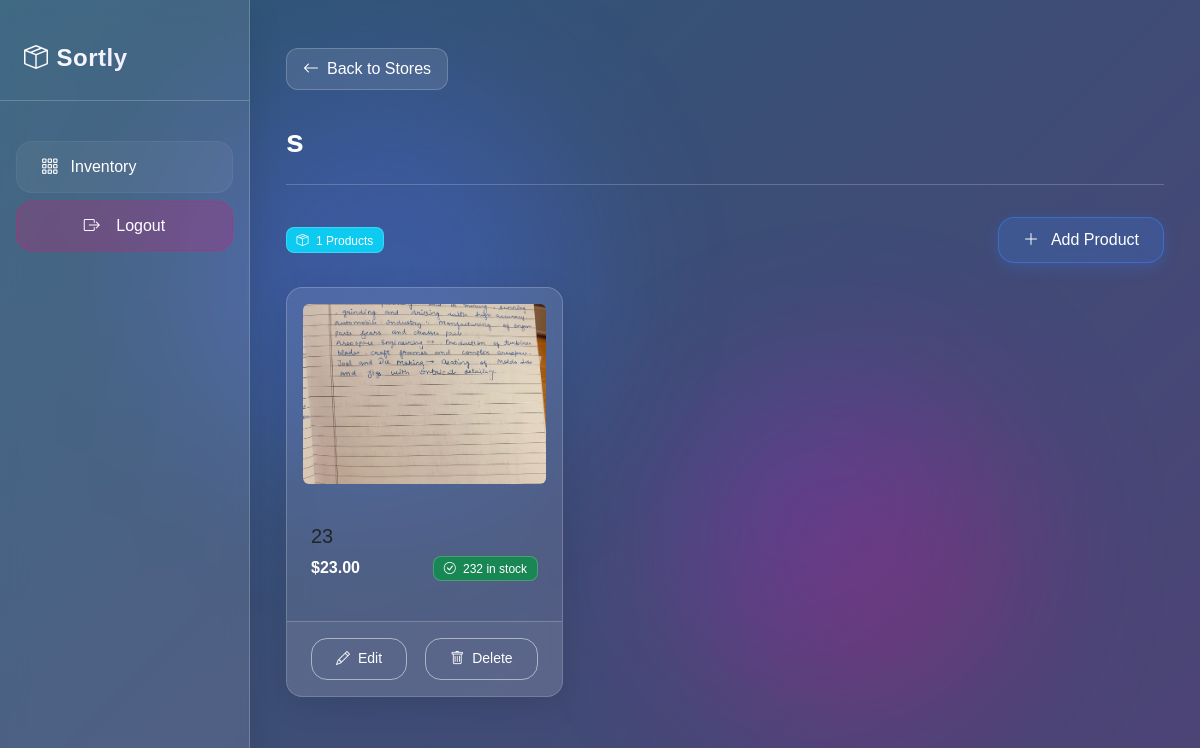
The page /inventory/store/1/ (signed in) on the database as committed earlier.
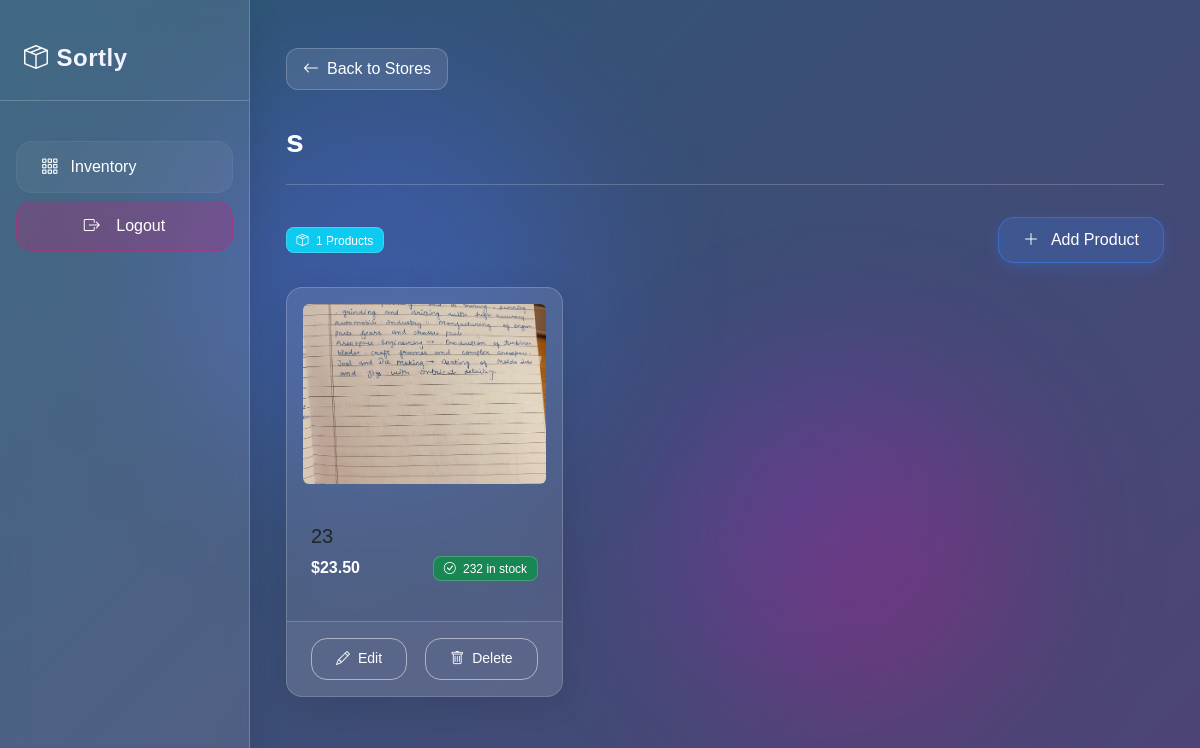
The same page on the database as committed later.
### inventory/models.py (models this page shows, shortened)
class Store(models.Model):
    name = models.CharField(max_length=100)
    user = models.ForeignKey(User, on_delete=models.CASCADE, related_name='stores')
    created_at = models.DateTimeField(auto_now_add=True)

class Product(models.Model):
    title = models.CharField(max_length=100)
    image = models.ImageField(upload_to='products/', null=True, blank=True)
    price = models.DecimalField(max_digits=10, decimal_places=2)
    quantity = models.PositiveIntegerField(default=0)
    low_stock_quantity = models.PositiveIntegerField(default=5)
    store = models.ForeignKey(Store, on_delete=models.CASCADE, related_name='products')
    created_at = models.DateTimeField(auto_now_add=True)
    @property
    def is_low_stock(self):
        return self.quantity < self.low_stock_quantity

### inventory/views.py (the view)
# urls.py: path('store/<int:store_id>/', views.store_detail, name='store_detail'),
@login_required
def store_detail(request, store_id):
    store = get_object_or_404(Store, id=store_id, user=request.user)
    products = store.products.all()
    product_form = ProductForm()
    thirty_days_ago = timezone.now() - timedelta(days=30)
    sales = Transaction.objects.filter(
        product__store=store,
        transaction_type='SALE',
        timestamp__gte=thirty_days_ago
    ).aggregate(
        total_count=Sum('quantity'),
        total_amount=Sum('total_amount')
    )
    purchases = Transaction.objects.filter(
        product__store=store,
        transaction_type='PURCHASE',
        timestamp__gte=thirty_days_ago
    ).aggregate(
        total_count=Sum('quantity'),
        total_amount=Sum('total_amount')
    )
    context = {
        'store': store,
        'products': products,
        'product_form': product_form,
        'sales': sales,
        'purchases': purchases,
    }
    return render(request, 'inventory/store_detail.html', context)

### templates/inventory/store_detail.html (shortened to what this page needs)
{% extends 'base.html' %}
{% block content %}
<div class="container py-4 fade-in">
    <div class="page-header slide-in-up">
        <a href="{% url 'inventory:home' %}" class="back-button">
            <i class="bi bi-arrow-left"></i> Back to Stores
        </a>
        <h1 class="store-title mt-3">{{ store.name }}</h1>
    </div>
    <div class="d-flex justify-content-between align-items-center mb-4 slide-in-up">
        <div>
            <span class="badge bg-info">
                <i class="bi bi-box-seam me-1"></i>
                {{ products|length }} Products
            </span>
        </div>
        <button type="button" class="btn btn-primary" data-bs-toggle="modal" data-bs-target="#addProductModal">
            <i class="bi bi-plus-lg me-1"></i> Add Product
        </button>
    </div>
    {% if products %}
    <div class="row row-cols-1 row-cols-md-3 g-4">
        {% for product in products %}
        <div class="col slide-in-up" style="animation-delay: {{ forloop.counter0|divisibleby:3 }}00ms">
            <div class="card h-100 product-card {% if product.is_low_stock %}border-danger low-stock-alert{% endif %}">
                {% if product.image %}
                <div class="p-3">
                    <img src="{{ product.image.url }}" class="card-img-top rounded" alt="{{ product.title }}" style="height: 180px; object-fit: cover;">
                </div>
                {% else %}
                <div class="p-3">
                    <div class="bg-light rounded d-flex align-items-center justify-content-center" style="height: 180px;">
                        <i class="bi bi-image text-muted" style="font-size: 2rem;"></i>
                    </div>
                </div>
                {% endif %}
                <div class="card-body">
                    <h5 class="card-title">{{ product.title }}</h5>
                    <div class="d-flex justify-content-between align-items-center mb-3">
                        <span class="fw-bold price-display">${{ product.price }}</span>
                        <span class="badge bg-{% if product.is_low_stock %}danger{% else %}success{% endif %} opacity-85">
                            <i class="bi bi-{% if product.is_low_stock %}exclamation-triangle{% else %}check-circle{% endif %} me-1"></i>
                            {{ product.quantity }} in stock
                        </span>
                    </div>
                </div>
                <div class="card-footer d-flex justify-content-between">
                    <button class="btn btn-sm btn-outline-primary" data-bs-toggle="modal" data-bs-target="#editProductModal{{ product.id }}">
                        <i class="bi bi-pencil"></i> Edit
                    </button>
                    <button class="btn btn-sm btn-outline-danger" data-bs-toggle="modal" data-bs-target="#deleteProductModal{{ product.id }}">
                        <i class="bi bi-trash"></i> Delete
                    </button>
                </div>
            </div>
        </div>
        {% endfor %}
    </div>
    {% endif %}
</div>
{% endblock %}

### templates/base.html (shortened to what this page needs)
<!DOCTYPE html>
<html lang="en">
<head>
    <link href="https://cdn.jsdelivr.net/npm/bootstrap@5.3.0-alpha1/dist/css/bootstrap.min.css" rel="stylesheet">
    <link rel="stylesheet" href="https://cdn.jsdelivr.net/npm/bootstrap-icons@1.8.0/font/bootstrap-icons.css">
</head>
<body>
    <div class="bg-animation">
        <div class="orb"></div>
        <div class="orb"></div>
    </div>
    <div class="sidebar">
        <div class="sidebar-header">
            <a href="{% url 'inventory:home' %}" class="logo">
                <i class="bi bi-box-seam me-2"></i>
                <span class="logo-text">Sortly</span>
            </a>
        </div>
        <div class="sidebar-nav">
            {% if user.is_authenticated %}
                <a href="{% url 'inventory:home' %}" class="nav-link {% if request.path == '/inventory/' %}active{% endif %}">
                    <i class="bi bi-grid-3x3-gap"></i>
                    <span class="nav-link-text">Inventory</span>
                </a>
                <a href="{% url 'accounts:logout' %}" class="logout-button">
                    <i class="bi bi-box-arrow-right"></i>
                    Logout
                </a>
            {% endif %}
        </div>
    </div>
<div class="content-wrapper">
    <main class="p-3 p-md-4">
        {% block content %}{% endblock %}
    </main>
</div>
</body>
</html>

### templates/inventory/store_detail.html (style rules this page uses)
.fade-in { animation: fadeIn 0.5s ease-in-out; }
.slide-in-up { animation: slideInUp 0.5s ease-out; }
.product-card { transition: all 0.3s ease; }
.btn { transition: all 0.2s ease; }
.back-button { display: inline-flex; align-items: center; padding: 0.5rem 1rem; margin-bottom: 1rem; background: var(--glass-bg); border: 1px solid var(--glass-border); border-radius: 12px; color: var(--text-color); font-weight: 500; transition: all 0.3s ease; text-decoration: none; backdrop-filter: blur(8px); -webkit-backdrop-filter: blur(8px); }
.back-button .bi { margin-right: 0.5rem; transition: transform 0.3s ease; }
.page-header { margin-bottom: 2rem; padding-bottom: 1rem; border-bottom: 1px solid var(--glass-border); }
.store-title { font-size: 2rem; font-weight: 600; background: linear-gradient(135deg, #ffffff, #e0e0ff); -webkit-background-clip: text; -webkit-text-fill-color: transparent; margin-top: 0.5rem; }
#price, .price-display { color: white; }
.btn-outline-primary, .btn-outline-danger { color: white !important; border-color: rgba(255, 255, 255, 0.5) !important; }

Rows that differ between the two databases and show on the page:
changed Product: price "23.00" → "23.50"
